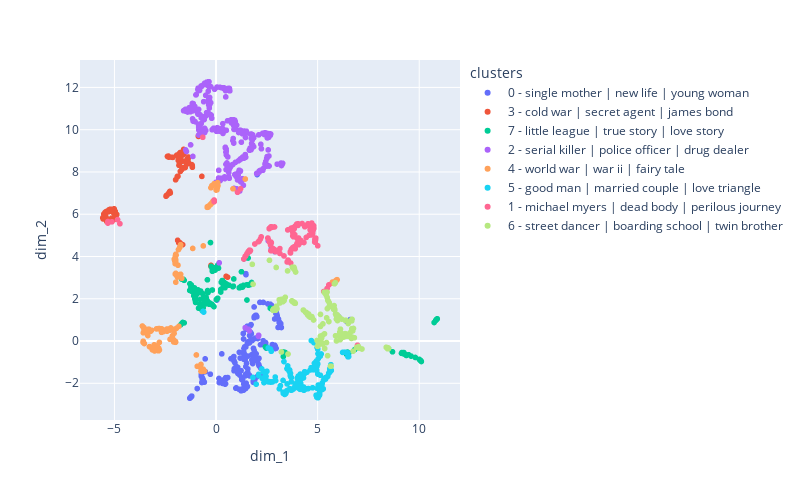

Here is the notebook cell this chart was saved with:
### Markdown cell above
#### For every level, visual the emebddings on a 2D Maps

### Code cell
nested.visualize_2D_embeddings(nested_level=0,  width = 800, height = 500)

### Figure 1 — Plotly figure (JSON) as saved in the notebook; plotly's stock layout.template omitted (floating-point values rounded to 4 significant figures; data arrays with more than 128 entries replaced by an {"elided": "..."} marker saying what was removed)
{"data": [{"customdata": {"elided": "234x1 str values"}, "hovertemplate": "clusters=0 - single mother | new life | young woman<br>dim_1=%{x}<br>dim_2=%{y}<br>description=%{customdata[0]}<extra></extra>", "legendgroup": "0 - single mother | new life | young woman", "marker": {"color": "#636efa", "symbol": "circle"}, "mode": "markers", "name": "0 - single mother | new life | young woman", "showlegend": true, "type": "scattergl", "x": {"elided": "234 float values"}, "xaxis": "x", "y": {"elided": "234 float values"}, "yaxis": "y"}, {"customdata": {"elided": "141x1 str values"}, "hovertemplate": "clusters=3 - cold war | secret agent | james bond<br>dim_1=%{x}<br>dim_2=%{y}<br>description=%{customdata[0]}<extra></extra>", "legendgroup": "3 - cold war | secret agent | james bond", "marker": {"color": "#EF553B", "symbol": "circle"}, "mode": "markers", "name": "3 - cold war | secret agent | james bond", "showlegend": true, "type": "scattergl", "x": {"elided": "141 float values"}, "xaxis": "x", "y": {"elided": "141 float values"}, "yaxis": "y"}, {"customdata": {"elided": "187x1 str values"}, "hovertemplate": "clusters=7 - little league | true story | love story<br>dim_1=%{x}<br>dim_2=%{y}<br>description=%{customdata[0]}<extra></extra>", "legendgroup": "7 - little league | true story | love story", "marker": {"color": "#00cc96", "symbol": "circle"}, "mode": "markers", "name": "7 - little league | true story | love story", "showlegend": true, "type": "scattergl", "x": {"elided": "187 float values"}, "xaxis": "x", "y": {"elided": "187 float values"}, "yaxis": "y"}, {"customdata": {"elided": "340x1 str values"}, "hovertemplate": "clusters=2 - serial killer | police officer | drug dealer<br>dim_1=%{x}<br>dim_2=%{y}<br>description=%{customdata[0]}<extra></extra>", "legendgroup": "2 - serial killer | police officer | drug dealer", "marker": {"color": "#ab63fa", "symbol": "circle"}, "mode": "markers", "name": "2 - serial killer | police officer | drug dealer", "showlegend": true, "type": "scattergl", "x": {"elided": "340 float values"}, "xaxis": "x", "y": {"elided": "340 float values"}, "yaxis": "y"}, {"customdata": {"elided": "179x1 str values"}, "hovertemplate": "clusters=4 - world war | war ii | fairy tale<br>dim_1=%{x}<br>dim_2=%{y}<br>description=%{customdata[0]}<extra></extra>", "legendgroup": "4 - world war | war ii | fairy tale", "marker": {"color": "#FFA15A", "symbol": "circle"}, "mode": "markers", "name": "4 - world war | war ii | fairy tale", "showlegend": true, "type": "scattergl", "x": {"elided": "179 float values"}, "xaxis": "x", "y": {"elided": "179 float values"}, "yaxis": "y"}, {"customdata": {"elided": "173x1 str values"}, "hovertemplate": "clusters=5 - good man | married couple | love triangle<br>dim_1=%{x}<br>dim_2=%{y}<br>description=%{customdata[0]}<extra></extra>", "legendgroup": "5 - good man | married couple | love triangle", "marker": {"color": "#19d3f3", "symbol": "circle"}, "mode": "markers", "name": "5 - good man | married couple | love triangle", "showlegend": true, "type": "scattergl", "x": {"elided": "173 float values"}, "xaxis": "x", "y": {"elided": "173 float values"}, "yaxis": "y"}, {"customdata": {"elided": "146x1 str values"}, "hovertemplate": "clusters=1 - michael myers | dead body | perilous journey<br>dim_1=%{x}<br>dim_2=%{y}<br>description=%{customdata[0]}<extra></extra>", "legendgroup": "1 - michael myers | dead body | perilous journey", "marker": {"color": "#FF6692", "symbol": "circle"}, "mode": "markers", "name": "1 - michael myers | dead body | perilous journey", "showlegend": true, "type": "scattergl", "x": {"elided": "146 float values"}, "xaxis": "x", "y": {"elided": "146 float values"}, "yaxis": "y"}, {"customdata": {"elided": "163x1 str values"}, "hovertemplate": "clusters=6 - street dancer | boarding school | twin brother<br>dim_1=%{x}<br>dim_2=%{y}<br>description=%{customdata[0]}<extra></extra>", "legendgroup": "6 - street dancer | boarding school | twin brother", "marker": {"color": "#B6E880", "symbol": "circle"}, "mode": "markers", "name": "6 - street dancer | boarding school | twin brother", "showlegend": true, "type": "scattergl", "x": {"elided": "163 float values"}, "xaxis": "x", "y": {"elided": "163 float values"}, "yaxis": "y"}], "layout": {"height": 500, "legend": {"title": {"text": "clusters"}, "tracegroupgap": 0}, "margin": {"t": 60}, "width": 800, "xaxis": {"anchor": "y", "autorange": true, "domain": [0, 1], "range": [-6.709, 12.02], "title": {"text": "dim_1"}, "type": "linear"}, "yaxis": {"anchor": "x", "autorange": true, "domain": [0, 1], "range": [-3.737, 13.3], "title": {"text": "dim_2"}, "type": "linear"}}}
